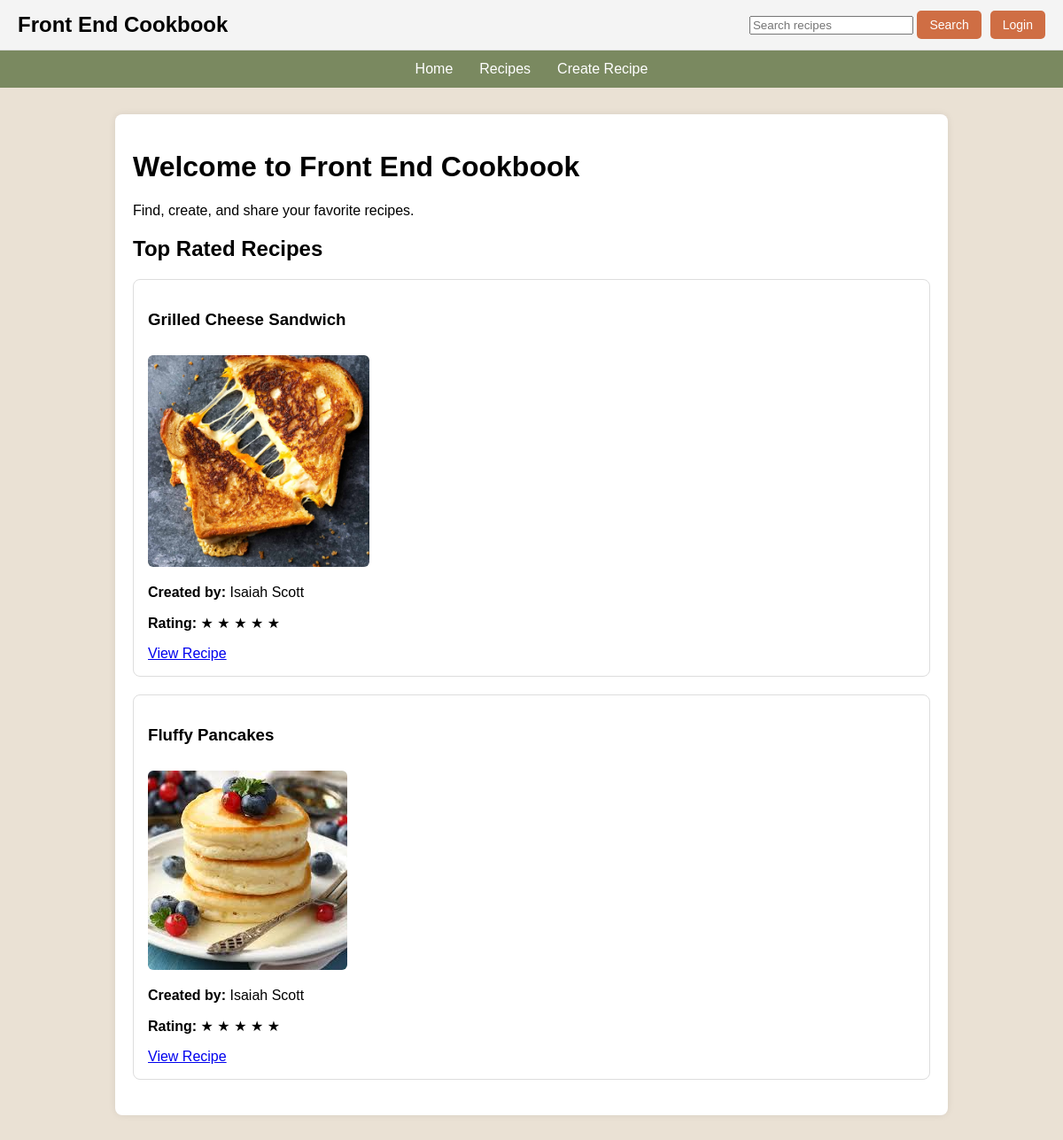
Page /home on the earlier database version.
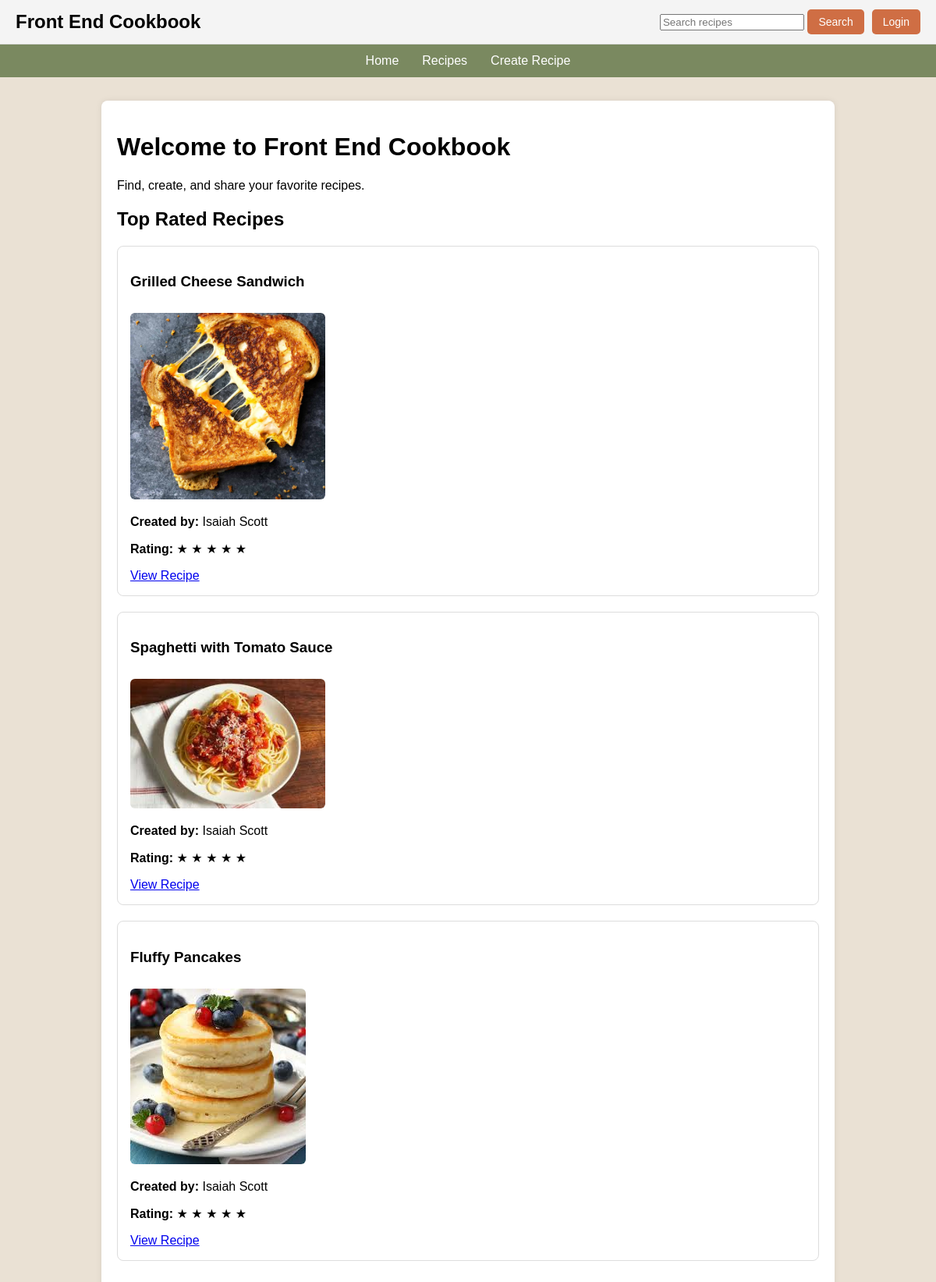
Same page on the later database version.
### app/models.py (models this page shows, shortened)
class Recipe(db.Model):
    __tablename__ = "recipes"
    id = db.Column(db.Integer, primary_key=True)
    title = db.Column(db.String(100), nullable=False)
    ingredients = db.Column(db.Text, nullable=False)
    instructions = db.Column(db.Text, nullable=False)
    image_filename = db.Column(db.String(255), nullable=True)
    rating = db.Column(db.Integer, default=0)
    user_id = db.Column(db.Integer, db.ForeignKey("users.id"), nullable=True)
    forked_from_id = db.Column(db.Integer, db.ForeignKey("recipes.id"), nullable=True)

class User(db.Model):
    __tablename__ = "users"
    id = db.Column(db.Integer, primary_key=True)
    first_name = db.Column(db.String(50), nullable=False)
    last_name = db.Column(db.String(50), nullable=False)
    email = db.Column(db.String(120), unique=True, nullable=False)
    password_hash = db.Column(db.String(255), nullable=False)
    recipes = db.relationship("Recipe", backref="author", lazy=True)

### app/routes.py (the view)
@app.route("/home")
def home():
    top_recipes = Recipe.query.filter(
        Recipe.rating > 0
    ).order_by(
        Recipe.rating.desc()
    ).limit(3).all()
    return render_template("homepage.html", top_recipes=top_recipes)

### app/templates/homepage.html (shortened to what this page needs)
{% extends "base.html" %}
{% block content %}
<h1>Welcome to Front End Cookbook</h1>
<p>Find, create, and share your favorite recipes.</p>
<h2>Top Rated Recipes</h2>
{% if top_recipes %}
    {% for recipe in top_recipes %}
        <div class="recipe-card">
            <h3>{{ recipe.title }}</h3>
            {% if recipe.image_filename %}
                <img src="{{ url_for('static', filename='uploads/' + recipe.image_filename) }}" alt="{{ recipe.title }}">
            {% endif %}
            {% if recipe.author %}
                <p>
                    <strong>Created by:</strong>
                    {{ recipe.author.first_name }} {{ recipe.author.last_name }}
                </p>
            {% endif %}
            <p>
                <strong>Rating:</strong>
                {% for i in range(recipe.rating) %}
                    ★
                {% endfor %}
            </p>
            <a href="{{ url_for('view_recipe', recipe_id=recipe.id) }}">
                View Recipe
            </a>
        </div>
    {% endfor %}
{% else %}
    <p>No rated recipes yet.</p>
{% endif %}
{% endblock %}

Differences in the rows shown:
now on this page (row edited): Recipe: title "Spaghetti with Tomato Sauce", image_filename (picture), author.first_name "Isaiah", author.last_name "Scott", rating 5 (drawn)
